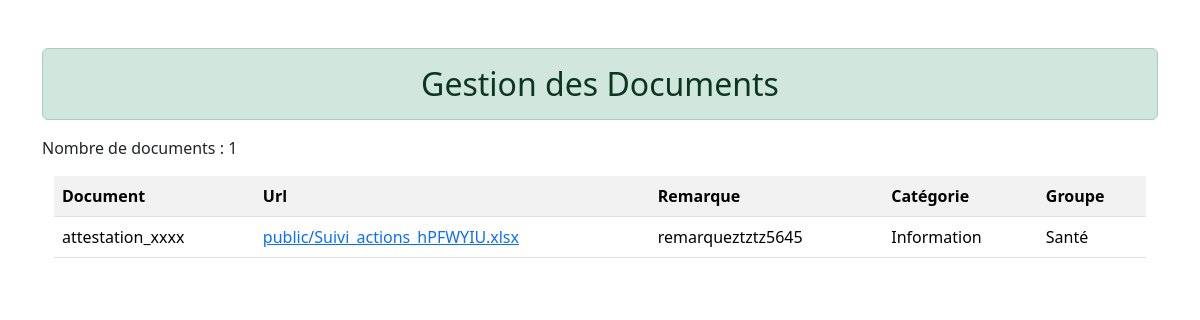
The page /show_groupe/ on the database its author committed.
### AppGed/models.py (models this page shows, shortened)
class Document(models.Model):
    nom_document = models.CharField(max_length=50, verbose_name='Nom du Document')
    piecejointe = models.FileField(upload_to='public', verbose_name='Fichier')
    remarque = models.TextField(max_length=512)
    categorie = models.ForeignKey(Categorie, on_delete=models.DO_NOTHING, verbose_name='Catégorie')
    groupe = models.ForeignKey(Groupe, on_delete=models.DO_NOTHING)
    class Meta:
        verbose_name = "Document"
        verbose_name_plural = "Documents"

class Categorie(models.Model):
    nom_categorie = models.CharField(max_length=50)
    def __str__(self):
        return self.nom_categorie
    class Meta:
        verbose_name = "Catégorie"
        verbose_name_plural = "Catégories"

class Groupe(models.Model):
    nom_groupe = models.CharField(max_length=10)
    def __str__(self):
        return self.nom_groupe
    class Meta:
        verbose_name = "Groupe"
        verbose_name_plural = "Groupes"

### AppGed/views.py (the view)
# urls.py: path('show_groupe/', views.show_doc_par_groupe, name = "DocumentGroupe")
def show_doc_par_groupe(request):
    groupeId=3
    docGroupe = Document.objects.filter(groupe_id=groupeId)
    NbrdocGroupe = docGroupe.count()
    context = {"Documents" : docGroupe, "NbrDoc" : NbrdocGroupe }
    return render(request, 'AppGed/show_doc_groupe.html', context)

### AppGed/templates/AppGed/show_doc_groupe.html
{% extends 'AppGed/base.html' %}
{% block content %}
<p>Nombre de documents : {{ NbrDoc }}</p>
<div class="container">
    <table class="table table-striped">
        <tr>
            <th>Document</th>
            <th>Url</th>
            <th>Remarque</th>
            <th>Catégorie</th>
            <th>Groupe</th>
        </tr>
        {% for doc in Documents %}
        <tr>
            <td> {{ doc.nom_document }} </td>
            <td><a href="http://localhost:8000/media/{{ doc.piecejointe }}">{{ doc.piecejointe }}</a></td>
            <td> {{ doc.remarque }} </td>
            <td> {{ doc.categorie }} </td>
            <td> {{ doc.groupe }} </td>
        </tr>
        {% empty %}
            <h2> Pas de document </h2>
        {% endfor %}
    </table>
</div>
{% endblock content %}

### rows shown on the page
Document: nom_document "attestation_xxxx", piecejointe "public/Suivi_actions_hPFWYIU.xlsx", remarque "remarqueztztz5645", categorie "Information", groupe "Santé"

### other values the page prints
{{ NbrDoc }} "1"
